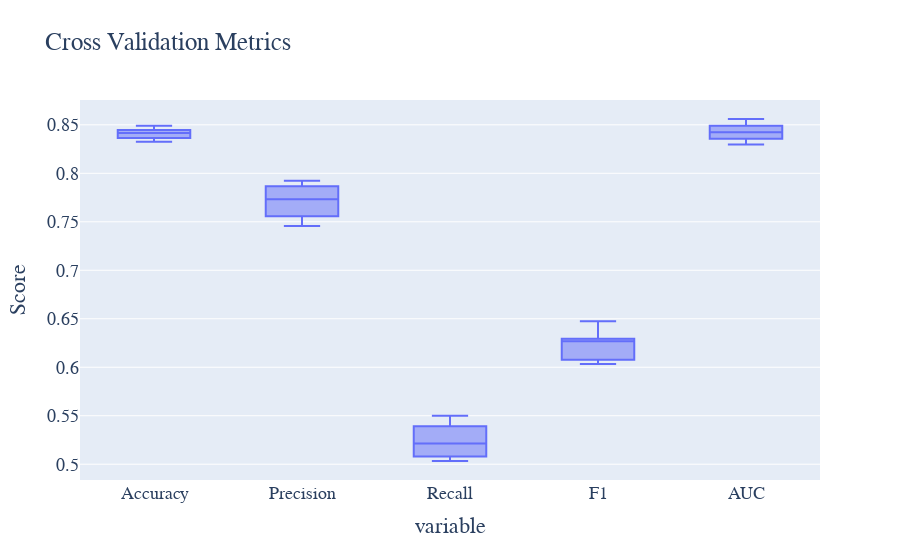

Source (notebook cell):
### Code cell
# 执行交叉验证
cv_results = cross_validate(lr_model, X_train, y_train, cv=10, scoring=['accuracy', 'precision', 'recall', 'f1', 'roc_auc'])

# 提取交叉验证结果
cv_accuracy = cv_results['test_accuracy']
cv_precision = cv_results['test_precision']
cv_recall = cv_results['test_recall']
cv_f1 = cv_results['test_f1']
cv_roc = cv_results['test_roc_auc']

# 绘制交叉验证结果的箱线图
cv_metrics_data = pd.DataFrame({
    'Accuracy': cv_accuracy,
    'Precision': cv_precision,
    'Recall': cv_recall,
    'F1': cv_f1,
    'AUC': cv_roc
})

# 绘制交叉验证结果的箱线图
fig = px.box(cv_metrics_data, title='Cross Validation Metrics')
fig.update_layout(
    yaxis_title='Score', showlegend=False,
    font=dict(family='Times New Roman', size=18)
)

fig.write_html('Image/4_3_6.html')
fig.show()

### Figure 1 — Plotly figure (JSON) as saved in the notebook; plotly's stock layout.template omitted (floating-point values rounded to 4 significant figures)
{"data": [{"alignmentgroup": "True", "hovertemplate": "variable=%{x}<br>value=%{y}<extra></extra>", "legendgroup": "", "marker": {"color": "#636efa"}, "name": "", "notched": false, "offsetgroup": "", "orientation": "v", "showlegend": false, "type": "box", "x": ["Accuracy", "Accuracy", "Accuracy", "Accuracy", "Accuracy", "Accuracy", "Accuracy", "Accuracy", "Accuracy", "Accuracy", "Precision", "Precision", "Precision", "Precision", "Precision", "Precision", "Precision", "Precision", "Precision", "Precision", "Recall", "Recall", "Recall", "Recall", "Recall", "Recall", "Recall", "Recall", "Recall", "Recall", "F1", "F1", "F1", "F1", "F1", "F1", "F1", "F1", "F1", "F1", "AUC", "AUC", "AUC", "AUC", "AUC", "AUC", "AUC", "AUC", "AUC", "AUC"], "x0": " ", "xaxis": "x", "y": [0.8333, 0.8373, 0.8447, 0.8326, 0.843, 0.8433, 0.8363, 0.849, 0.848, 0.84, 0.753, 0.7624, 0.7923, 0.7456, 0.7798, 0.7817, 0.7667, 0.7867, 0.7888, 0.7556, 0.5033, 0.5133, 0.5187, 0.508, 0.524, 0.5246, 0.5033, 0.5499, 0.5419, 0.5393, 0.6034, 0.6135, 0.6269, 0.6043, 0.6268, 0.6279, 0.6077, 0.6473, 0.6425, 0.6294, 0.8349, 0.8356, 0.8434, 0.8298, 0.8449, 0.8491, 0.8412, 0.8557, 0.8415, 0.856], "y0": " ", "yaxis": "y"}], "layout": {"boxmode": "group", "font": {"family": "Times New Roman", "size": 18}, "legend": {"tracegroupgap": 0}, "showlegend": false, "title": {"text": "Cross Validation Metrics"}, "xaxis": {"anchor": "y", "domain": [0, 1], "title": {"text": "variable"}}, "yaxis": {"anchor": "x", "domain": [0, 1], "title": {"text": "Score"}}}}
